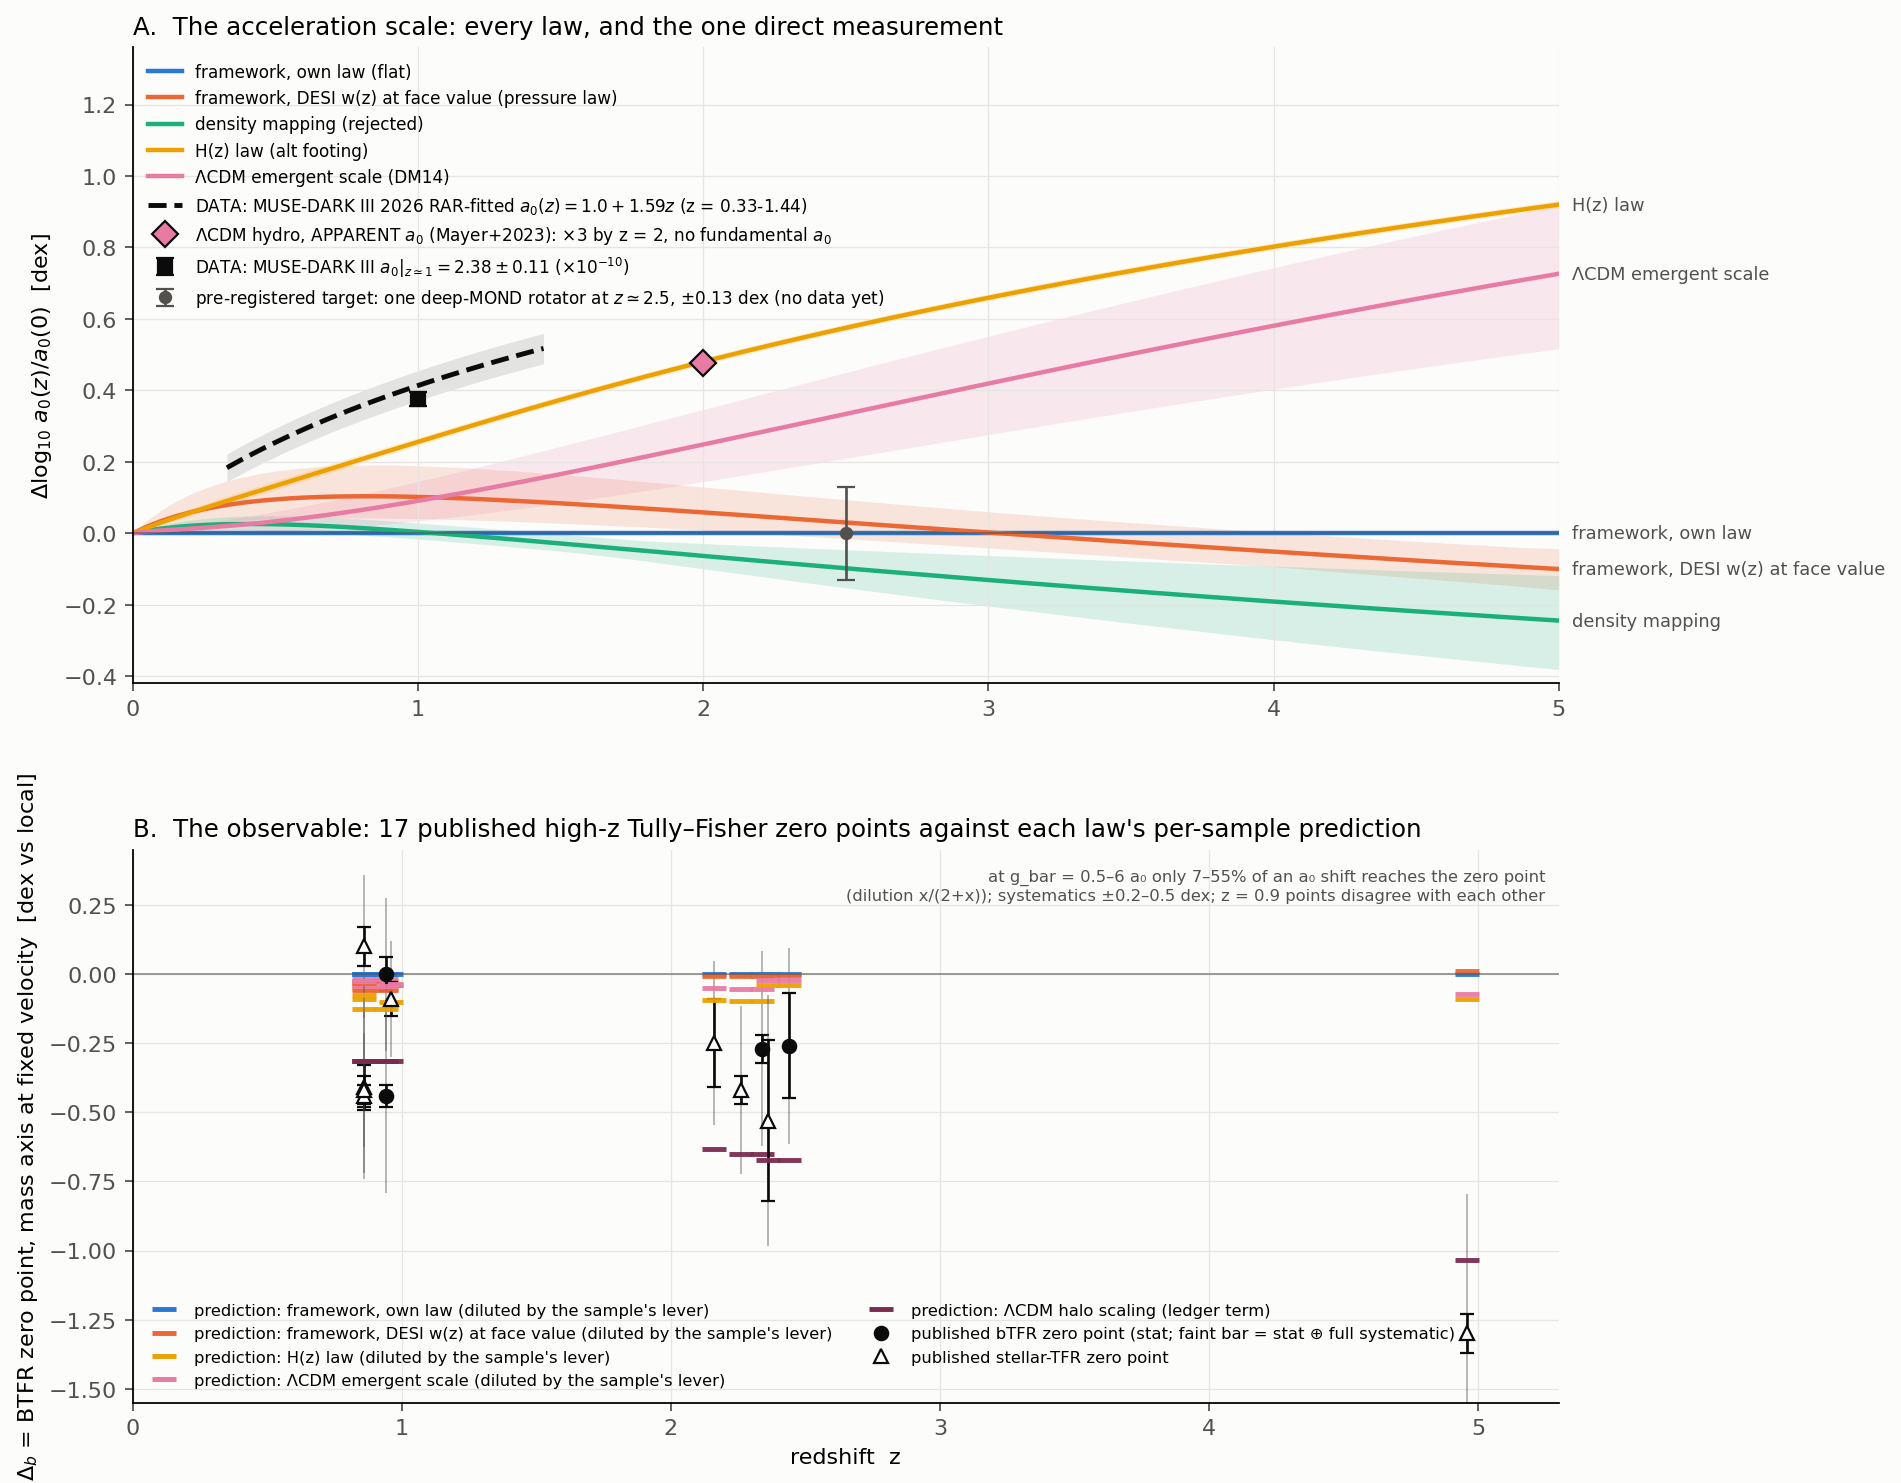

Reproduce this figure in Python.
#!/usr/bin/env python3
"""L276 -- REAL DATA versus every law: the acceleration scale (panel A) and the Tully-Fisher zero point (panel B), z = 0-5.

Panel A, Delta log10 a0(z)/a0(0): the model curves of L274 (framework own law; framework with DESI's w(z) at face value through the pressure law,
bands from the DESI chains via L275; the rejected density mapping; the H(z) law = the alt footing; the LambdaCDM-native emergent scale with the
DM14 range) against the only DIRECT multi-point measurement on the record, MUSE-DARK III (Ciocan, Bouche et al. 2026, A&A 709 L16,
arXiv:2604.22613): a0(z) = a0(0) + a1 z with a0(0) = 1.0 +/- 0.04, a1 = +1.59 +/- 0.105 (x1e-10 m/s^2) over z = 0.33-1.44, a0|z~1 = 2.38 +/- 0.11
(the numbers the repository fetched and banked in real_research/reviews/project_a0z_MUSE_DARK_III_confrontation.py); and the LambdaCDM
APPARENT a0 of Mayer et al. 2023 (Magneticum hydro, no fundamental a0; MNRAS 518, 257): RAR-fitted a0 rises ~x3 by z = 2 (one number on the record).
Panel B, the BTFR zero point Delta_b (mass axis at fixed velocity, dex, relative to local): the repository's 17-row ledger of published high-z
Tully-Fisher zero points (prep_2026/highz_tfr_fork/data_ledger.csv: Ubler+17, Tiley+16/19, Jeanneau+26, Mancera Pina+26, Straatman+17,
Amvrosiadis+25, Turner+17, Danhaive+26, ...), statistical and full systematic bars, against each law's per-sample prediction Delta_b = -dil x
Delta log a0(z) with the ledger's own linearised dilution dil = x/(2+x), x = a0/g_bar (only 7-55% of the a0 lever survives at g_bar = 0.5-6 a0), and
the ledger's LambdaCDM halo term.  Verdicts inherited from the record (FORK_RESULTS.md; A0Z_MUSE_DARK_III_CONFRONTATION.md), not re-litigated.
A FAIL is a finding."""
import os, csv, json, math
import numpy as np
import matplotlib; matplotlib.use("Agg")
import matplotlib.pyplot as plt
CH, OUT = [], {}
def check(n, ok, d=""):
    CH.append(bool(ok)); print(f"  [{'PASS' if ok else 'FAIL'}] {n}" + (f"\n           ({d})" if d else ""), flush=True)
print("L276 -- real data versus every law\n")
HERE = os.path.dirname(os.path.abspath(__file__)); ROOT = os.path.dirname(HERE)
# ------------------------------------------------------------------ the model curves (same code as L274; DESI bands from L275)
OM = 0.3027; OL = 1 - OM
f_DE = lambda z, w0, wa: (1 + z) ** (3 * (1 + w0 + wa)) * np.exp(-3 * wa * z / (1 + z))
w_z = lambda z, w0, wa: w0 + wa * z / (1 + z)
E = lambda z, w0=-1.0, wa=0.0, om=OM: np.sqrt(om * (1 + z) ** 3 + (1 - om) * f_DE(z, w0, wa))
dex = lambda r: np.log10(r)
def dm14_c(z, M=1e12):
    a = 0.520 + (0.905 - 0.520) * np.exp(-0.617 * z ** 1.21); b = -0.101 + 0.026 * z; return 10 ** (a + b * np.log10(M / 1e12))
fc = lambda c: np.log(1 + c) - c / (1 + c)
def lcdm_emergent(z, M=1e12, dlogc=0.0):
    c0 = dm14_c(0.0, M) * 10 ** dlogc; cz = dm14_c(z, M) * 10 ** dlogc
    return E(z) ** (4.0 / 3.0) * (cz ** 2 / fc(cz)) / (c0 ** 2 / fc(c0))
zg = np.linspace(0.0, 5.0, 101)
Bc = json.load(open(os.path.join(HERE, "L275_results.json")))["bands"]
def unionband(key):
    return (np.min([Bc[key][sn]["grid"]["lo"] for sn in Bc[key]], axis=0), np.max([Bc[key][sn]["grid"]["hi"] for sn in Bc[key]], axis=0), np.array(Bc[key]["desy5sn"]["grid"]["med"]))
laws = {}
laws["framework, own law (flat)"] = dict(c=np.zeros_like(zg), lo=-0.004 * np.ones_like(zg), hi=0.004 * np.ones_like(zg))
lo, hi, med = unionband("pressure"); laws["framework, DESI w(z) at face value (pressure law)"] = dict(c=med, lo=lo, hi=hi)
lo, hi, med = unionband("density"); laws["density mapping (rejected)"] = dict(c=med, lo=lo, hi=hi)
lo, hi, med = unionband("hz"); laws["H(z) law (alt footing)"] = dict(c=med, lo=lo, hi=hi)
lc = [dex(lcdm_emergent(zg, M, dl)) for M in (1e11, 1e12, 1e13) for dl in (-0.11, 0.0, 0.11)]
laws["ΛCDM emergent scale (DM14)"] = dict(c=dex(lcdm_emergent(zg)), lo=np.min(lc, axis=0), hi=np.max(lc, axis=0))
names = list(laws); cols = ["#2a78d6", "#eb6834", "#1baf7a", "#eda100", "#e87ba4"]
# ------------------------------------------------------------------ the data
MU_a00, MU_a00e, MU_a1, MU_a1e = 1.0, 0.04, 1.59, 0.105          # MUSE-DARK III fit, x1e-10, banked
zm = np.linspace(0.33, 1.44, 50); mu_c = dex((MU_a00 + MU_a1 * zm) / MU_a00)
mu_lo = dex((MU_a00 - MU_a00e + (MU_a1 - MU_a1e) * zm) / (MU_a00 + MU_a00e)); mu_hi = dex((MU_a00 + MU_a00e + (MU_a1 + MU_a1e) * zm) / (MU_a00 - MU_a00e))
mu_pt = (1.0, dex(2.38), dex(2.38 + 0.11) - dex(2.38))             # a0|z~1 = 2.38 +/- 0.11 vs a0(0) = 1.0
mayer = (2.0, dex(3.0))                                             # Mayer+2023 LCDM apparent a0: x3 by z = 2
rows = list(csv.DictReader(open(os.path.join(ROOT, "prep_2026", "highz_tfr_fork", "data_ledger.csv"))))
def fl(x):
    try: return float(x)
    except Exception: return np.nan
data = []
for r in rows:
    z, db, st, sy, dil = fl(r["z_eff"]), fl(r["delta_b_dex_mass_axis"]), fl(r["stat_err_dex"]), fl(r["sys_est_dex"]), fl(r["dilution_typ"])
    if np.isnan(db) or np.isnan(st): continue
    data.append(dict(study=r["study"], z=z, rel=r["relation"], db=db, st=st, sy=(0.0 if np.isnan(sy) else sy), dil=dil, gb=fl(r["gbar_over_a0_typ"]), use=r["usable_for_fork"], lcdm=fl(r["lcdm_halo_term"])))
# per-sample model predictions on the BTFR axis: Delta_b = -dil * Delta log a0(z)   (mass at fixed velocity falls when a0 rises)
def at(z, arr): return float(np.interp(z, zg, arr))
for d in data:
    d["pred"] = {nm: -d["dil"] * at(d["z"], laws[nm]["c"]) for nm in names}
    d["pred"]["H(z) law, undiluted"] = -at(d["z"], laws[names[3]]["c"])
# ------------------------------------------------------------------ table
print("=" * 118); print("PANEL B TABLE -- published BTFR/TFR zero points (mass axis, dex vs local) and each law's per-sample prediction (diluted)"); print("=" * 118)
print(f"    {'study':16s} {'z':>4s} {'rel':5s} {'g_bar/a0':>8s} {'dil':>5s} {'measured':>18s} | {'flat':>6s} {'DESI/press':>10s} {'density':>8s} {'H(z) dil':>9s} {'H(z) undil':>10s} {'LCDM emg':>9s} {'LCDM halo(ledger)':>17s}")
for d in sorted(data, key=lambda x: (x["z"], x["study"])):
    p = d["pred"]
    print(f"    {d['study'][:16]:16s} {d['z']:4.1f} {d['rel'][:5]:5s} {d['gb']:8.1f} {d['dil']:5.2f} {d['db']:+6.2f} ±{d['st']:.2f} ±{d['sy']:.2f}sys | {p[names[0]]:+6.3f} {p[names[1]]:+10.3f} {p[names[2]]:+8.3f} {p[names[3]]:+9.3f} {p['H(z) law, undiluted']:+10.3f} {p[names[4]]:+9.3f} {d['lcdm']:+17.3f}")
OUT["panelB"] = [dict(study=d["study"], z=d["z"], rel=d["rel"], db=d["db"], stat=d["st"], sys=d["sy"], dil=d["dil"], pred=d["pred"], lcdm_ledger=d["lcdm"]) for d in data]
# ------------------------------------------------------------------ checks (computed statements about the comparison)
btfr = [d for d in data if d["rel"].startswith("bTFR")]
def pull(d, nm):
    e = math.sqrt(d["st"] ** 2 + d["sy"] ** 2); return (d["db"] - d["pred"][nm]) / e
pulls = {nm: [pull(d, nm) for d in btfr] for nm in names}
check("B1 with the full systematic budget every bTFR row is within 2 sigma of EVERY law's diluted prediction (the fork separations of 0.02-0.15 dex per sample sit inside +/-0.27-0.35 dex bands): the archival BTFR arm is UNDECIDED, as FORK_RESULTS records",
      all(abs(p) < 2.0 for v in pulls.values() for p in v), "max |pull| per law: " + ", ".join(f"{nm.split(' (')[0]} {max(abs(p) for p in v):.1f}" for nm, v in pulls.items()))
j = [d for d in btfr if d["study"].startswith("Jeanneau")][0]; u = [d for d in btfr if d["study"].startswith("Ubler") and d["z"] < 1.5][0]
check("B2 the two bTFR points at the SAME redshift z = 0.9 disagree with each other by more than their combined statistical errors (Jeanneau+26 0.00 +/- 0.06 vs Ubler+17 -0.44 +/- 0.04): the data are internally inconsistent at the level of the effect, which is the record's reason the arm is a wash",
      abs(j["db"] - u["db"]) / math.sqrt(j["st"] ** 2 + u["st"] ** 2) > 3.0, f"{abs(j['db']-u['db']):.2f} dex apart = {abs(j['db']-u['db'])/math.sqrt(j['st']**2+u['st']**2):.1f} sigma (stat)")
mu_dex_z1 = mu_pt[1]; sep = {nm: (mu_dex_z1 - at(1.0, laws[nm]["c"])) for nm in names}
check("A1 MUSE-DARK III's fitted a0 at z ~ 1 (+0.38 dex) lies ABOVE every law on the chart, including the H(z) law (+0.25) and the LambdaCDM emergent scale (+0.09): taken as a fundamental a0 it would exclude the flat law by ~19 sigma of its quoted error -- and it exceeds the rivals too, which is why the record reads it as an APPARENT a0 (Mayer+2023: LambdaCDM hydro with no fundamental a0 gives a RAR-fitted a0 rising x3 by z = 2), method-localised, non-diagnostic",
      all(v > 0.1 for v in sep.values()) and (mu_dex_z1 - 0.0) / mu_pt[2] > 15, "MUSE z~1 minus each law: " + ", ".join(f"{nm.split(' (')[0]} {v:+.2f}" for nm, v in sep.items()) + f"; flat excluded at {mu_dex_z1/mu_pt[2]:.0f} sigma at face value")
check("A2 the ONE direct measurement therefore separates none of the laws from each other on the chart: the gap between it and the nearest law (0.13 dex) is comparable to the spread among the laws at z = 1 (0.25 dex), and the record's ledger of BTFR zero points cannot resolve 0.1 dex -- the decisive observation remains the pre-registered deep-MOND rotator at z ~ 2.5 (PAPER7)",
      min(sep.values()) > 0.1 and (max(at(1.0, laws[nm]["c"]) for nm in names) - min(at(1.0, laws[nm]["c"]) for nm in names)) > 0.2)
# ------------------------------------------------------------------ chart
fig, (ax, bx) = plt.subplots(2, 1, figsize=(11.5, 11), dpi=160, gridspec_kw=dict(height_ratios=[1.15, 1.0], hspace=0.28)); fig.patch.set_facecolor("#fcfcfb")
for a in (ax, bx): a.set_facecolor("#fcfcfb"); a.grid(True, color="#e6e5e1", linewidth=0.6); a.spines[["top", "right"]].set_visible(False); a.tick_params(colors="#52514e")
for nm, col in zip(names, cols):
    L = laws[nm]; ax.fill_between(zg, L["lo"], L["hi"], color=col, alpha=0.16, linewidth=0); ax.plot(zg, L["c"], color=col, linewidth=2, label=nm)
    ax.annotate(nm.split(" (")[0], xy=(5.0, L["c"][-1]), xytext=(6, 0), textcoords="offset points", va="center", fontsize=8, color="#52514e")
ax.fill_between(zm, mu_lo, mu_hi, color="#0b0b0b", alpha=0.10, linewidth=0); ax.plot(zm, mu_c, color="#0b0b0b", linewidth=2.2, linestyle="--", label=r"DATA: MUSE-DARK III 2026 RAR-fitted $a_0(z)=1.0+1.59z$ (z = 0.33-1.44)")
ax.errorbar([mu_pt[0]], [mu_pt[1]], yerr=[[mu_pt[2]], [mu_pt[2]]], fmt="s", color="#0b0b0b", ms=6, capsize=4, label=r"DATA: MUSE-DARK III $a_0|_{z\simeq1}=2.38\pm0.11$ ($\times10^{-10}$)")
ax.plot([mayer[0]], [mayer[1]], marker="D", color="#e87ba4", ms=8, markeredgecolor="#0b0b0b", linestyle="none", label=r"$\Lambda$CDM hydro, APPARENT $a_0$ (Mayer+2023): $\times3$ by z = 2, no fundamental $a_0$")
ax.errorbar([2.5], [0.0], yerr=[[0.13], [0.13]], fmt="o", color="#52514e", ms=5, capsize=4, elinewidth=1.2, label=r"pre-registered target: one deep-MOND rotator at $z\simeq2.5$, $\pm0.13$ dex (no data yet)")
ax.axhline(0, color="#52514e", linewidth=0.8, alpha=0.6); ax.set_xlim(0, 5); ax.set_ylim(-0.42, 1.36)
ax.set_ylabel(r"$\Delta\log_{10}\,a_0(z)/a_0(0)$  [dex]"); ax.set_title("A.  The acceleration scale: every law, and the one direct measurement", fontsize=11, loc="left")
ax.legend(loc="upper left", fontsize=7.6, frameon=False)
# panel B: data points + per-sample predictions
for d in data:
    x = d["z"] + (0.04 if d["rel"].startswith("bTFR") else -0.04); mk = "o" if d["rel"].startswith("bTFR") else "^"; fc_ = "#0b0b0b" if d["rel"].startswith("bTFR") else "white"
    bx.errorbar([x], [d["db"]], yerr=[[math.sqrt(d["st"] ** 2 + d["sy"] ** 2)], [math.sqrt(d["st"] ** 2 + d["sy"] ** 2)]], fmt="none", ecolor="#52514e", elinewidth=0.8, alpha=0.45, capsize=0)
    bx.errorbar([x], [d["db"]], yerr=[[d["st"]], [d["st"]]], fmt=mk, color="#0b0b0b", markerfacecolor=fc_, ms=6, capsize=3, elinewidth=1.2)
    for nm, col in zip(names, cols):
        if nm.startswith("density"): continue
        bx.plot([x], [d["pred"][nm]], marker="_", color=col, ms=11, markeredgewidth=2.2, linestyle="none", alpha=0.95)
    bx.plot([x], [d["lcdm"]], marker="_", color="#7a2c4e", ms=11, markeredgewidth=2.2, linestyle="none", alpha=0.95)
bx.errorbar([], [], fmt="o", color="#0b0b0b", label="published bTFR zero point (stat; faint bar = stat ⊕ full systematic)"); bx.errorbar([], [], fmt="^", color="#0b0b0b", markerfacecolor="white", label="published stellar-TFR zero point")
for nm, col in zip(names, cols):
    if not nm.startswith("density"): bx.plot([], [], marker="_", color=col, ms=11, markeredgewidth=2.2, linestyle="none", label=f"prediction: {nm.split(' (')[0]} (diluted by the sample's lever)")
bx.plot([], [], marker="_", color="#7a2c4e", ms=11, markeredgewidth=2.2, linestyle="none", label="prediction: ΛCDM halo scaling (ledger term)")
bx.axhline(0, color="#52514e", linewidth=0.8, alpha=0.6); bx.set_xlim(0, 5.3); bx.set_ylim(-1.55, 0.45)
bx.set_xlabel("redshift  z"); bx.set_ylabel(r"$\Delta_b$ = BTFR zero point, mass axis at fixed velocity  [dex vs local]")
bx.set_title("B.  The observable: 17 published high-z Tully–Fisher zero points against each law's per-sample prediction", fontsize=11, loc="left")
bx.legend(loc="lower left", fontsize=7.4, frameon=False, ncol=2)
bx.text(5.25, 0.38, "at g_bar = 0.5–6 a₀ only 7–55% of an a₀ shift reaches the zero point\n(dilution x/(2+x)); systematics ±0.2–0.5 dex; z = 0.9 points disagree with each other", fontsize=7.4, color="#52514e", ha="right", va="top")
png = os.path.join(HERE, "L276_data_vs_models_a0z.png"); fig.savefig(png, bbox_inches="tight", facecolor=fig.get_facecolor()); print(f"\n    chart written: {png}")
json.dump(dict(pass_=sum(CH), n=len(CH), **OUT), open(os.path.join(HERE, "L276_results.json"), "w"), indent=1, default=str)
print(f"\nL276 COMPLETE: {sum(CH)}/{len(CH)} checks PASS.")
print("""VERDICT (inherited from the record, restated on one chart).  (A) The one direct multi-point measurement of a0(z), MUSE-DARK III, rises
far above EVERY law -- taken as a fundamental a0 it excludes the flat law, the H(z) law and the LambdaCDM emergent scale alike -- which is
why the record reads it as an APPARENT a0 (LambdaCDM hydro without any a0 produces the same rise, Mayer+2023), method-localised to
RAR fits on intermediate-z star-forming disks, and non-diagnostic.  (B) The 17 published Tully-Fisher zero points are diluted by 45-93%
at the accelerations they probe, carry +/-0.2-0.5 dex systematics, and disagree among themselves at fixed z: every law fits them.
Nothing in hand confirms or refutes the framework's novel prediction (flat, or +0.01..+0.06 dex with DESI at face value); nothing in hand
favours it over LambdaCDM either.  The decisive datum is still the pre-registered deep-MOND rotator at z ~ 2.5.  Nothing here derives kappa.""")
